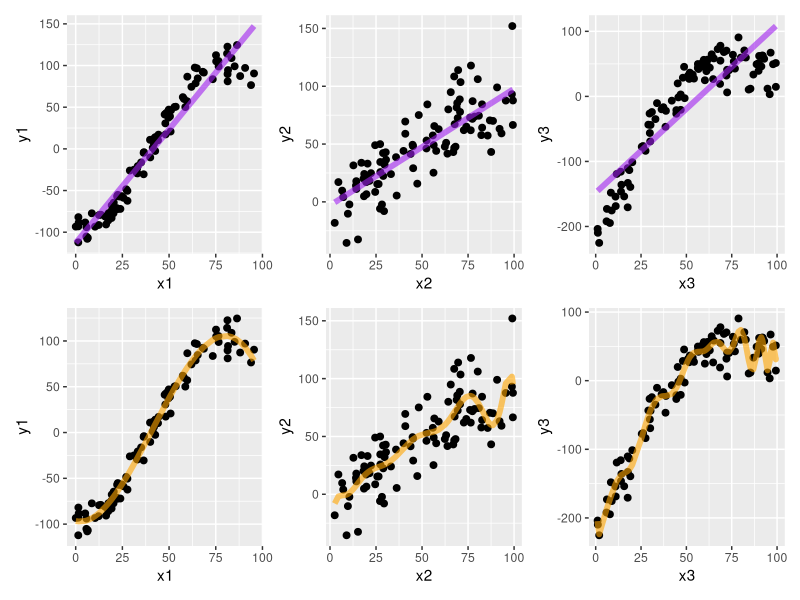
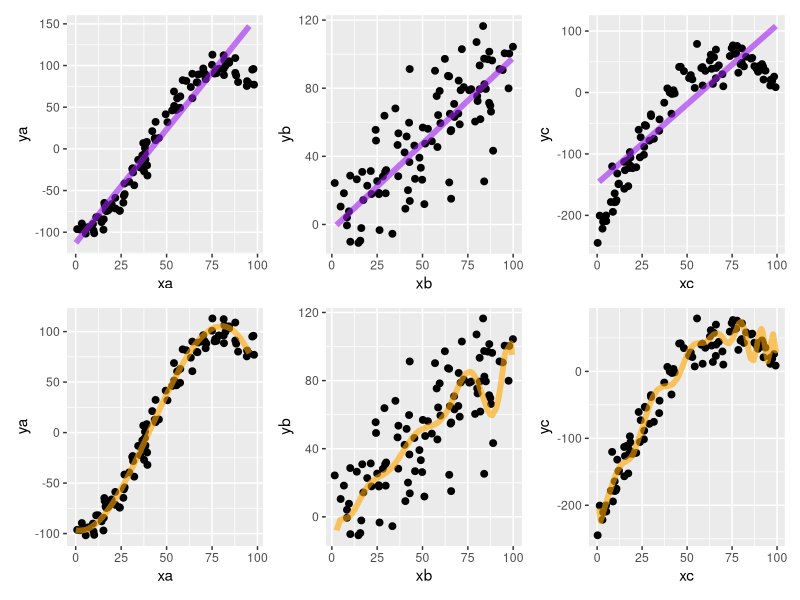

R code for these plots, in order:
## ---- chunk 1
#knitr::opts_chunk$set(eval = FALSE)
library(MASS)
library(tidyverse)
library(patchwork)
## ---- chunk 2
par(mfrow = c(2,3))
set.seed(11)

library(tidyverse)

x1 <- runif(100, 0, 100)
x2 <- runif(100, 0, 100)
x3 <- runif(100, 0, 100)

y1 <- 100*sin((pi/80)*(x1 - 40)) + rnorm(100, 0, 10)
y2 <- x2 + rnorm(100, 0, 20)
y3 <- -0.05*(x3-75)^2 + 50 + rnorm(100, 0, 20)

dat <- data.frame(x1, y1, x2, y2, x3, y3)

lm1 <- lm(y1 ~ x1)
lm2 <- lm(y2 ~ x2)
lm3 <- lm(y3 ~ x3)
summary(lm1)

pred.lm1 <- predict(lm1, newdata = dat)
pred.lm2 <- predict(lm2, newdata = dat)
pred.lm3 <- predict(lm3, newdata = dat)

pm1 <- lm(y1 ~ poly(x1, 3, raw = TRUE))
pm2 <- lm(y2 ~ poly(x2, 10, raw = TRUE))
pm3 <- lm(y3 ~ poly(x3, 40, raw = TRUE))
pred.pm1 <- predict(pm1, newdata = dat)
pred.pm2 <- predict(pm2, newdata = dat)
pred.pm3 <- predict(pm3, newdata = dat)

p1 <- ggplot(data = dat) + geom_point(mapping = aes(x = x1, y = y1), size = 2) + geom_line(mapping = aes(x = x1, y = pred.lm1), color = "purple", alpha = 0.6, se = FALSE, lwd = 2)

p2 <- ggplot(data = dat) + geom_point(mapping = aes(x = x2, y = y2), size = 2) + geom_line(mapping = aes(x = x2, y = pred.lm2), color = "purple", alpha = 0.6, se = FALSE, lwd = 2)

p3 <- ggplot(data = dat) + geom_point(mapping = aes(x = x3, y = y3), size = 2) + geom_line(mapping = aes(x = x3, y = pred.lm3), color = "purple", alpha = 0.6, se = FALSE, lwd = 2)

p4 <- ggplot(data = dat) + geom_point(mapping = aes(x = x1, y = y1), size = 2) + geom_line(mapping = aes(x = x1, y = pred.pm1), color = "orange", alpha = 0.6, size = 2)

p5 <- ggplot(data = dat) + geom_point(mapping = aes(x = x2, y = y2), size = 2) + geom_line(mapping = aes(x = x2, y = pred.pm2), color = "orange", alpha = 0.6, size = 2)

p6 <- ggplot(data = dat) + geom_point(mapping = aes(x = x3, y = y3), size = 2) + geom_line(mapping = aes(x = x3, y = pred.pm3), color = "orange", alpha = 0.6, size = 2)

(p1 + p2 + p3)/(p4 + p5 + p6)
## ---- chunk 3

par(mfrow = c(2,3))
set.seed(12)

xa <- runif(100, 0, 100)
xb <- runif(100, 0, 100)
xc <- runif(100, 0, 100)

ya <- 100*sin((pi/80)*(xa - 40)) + rnorm(100, 0, 10)
yb <- xb + rnorm(100, 0, 20)
yc <- -0.05*(xc-75)^2 + 50 + rnorm(100, 0, 20)

dat2 <- data.frame(xa, yb, xc, ya, xb, yc)

p1 <- ggplot(data = dat2) + geom_point(mapping = aes(x = xa, y = ya), size = 2) + geom_line(mapping = aes(x = x1, y = pred.lm1), color = "purple", alpha = 0.6, se = FALSE, lwd = 2)

p2 <- ggplot(data = dat2) + geom_point(mapping = aes(x = xb, y = yb), size = 2) + geom_line(mapping = aes(x = x2, y = pred.lm2), color = "purple", alpha = 0.6, se = FALSE, lwd = 2)

p3 <- ggplot(data = dat2) + geom_point(mapping = aes(x = xc, y = yc), size = 2) + geom_line(mapping = aes(x = x3, y = pred.lm3), color = "purple", alpha = 0.6, se = FALSE, lwd = 2)

p4 <- ggplot(data = dat2) + geom_point(mapping = aes(x = xa, y = ya), size = 2) + geom_line(mapping = aes(x = x1, y = pred.pm1), color = "orange", alpha = 0.6, size = 2)

p5 <- ggplot(data = dat2) + geom_point(mapping = aes(x = xb, y = yb), size = 2) + geom_line(mapping = aes(x = x2, y = pred.pm2), color = "orange", alpha = 0.6, size = 2)

p6 <- ggplot(data = dat2) + geom_point(mapping = aes(x = xc, y = yc), size = 2) + geom_line(mapping = aes(x = x3, y = pred.pm3), color = "orange", alpha = 0.6, size = 2)

(p1 + p2 + p3)/(p4 + p5 + p6)
